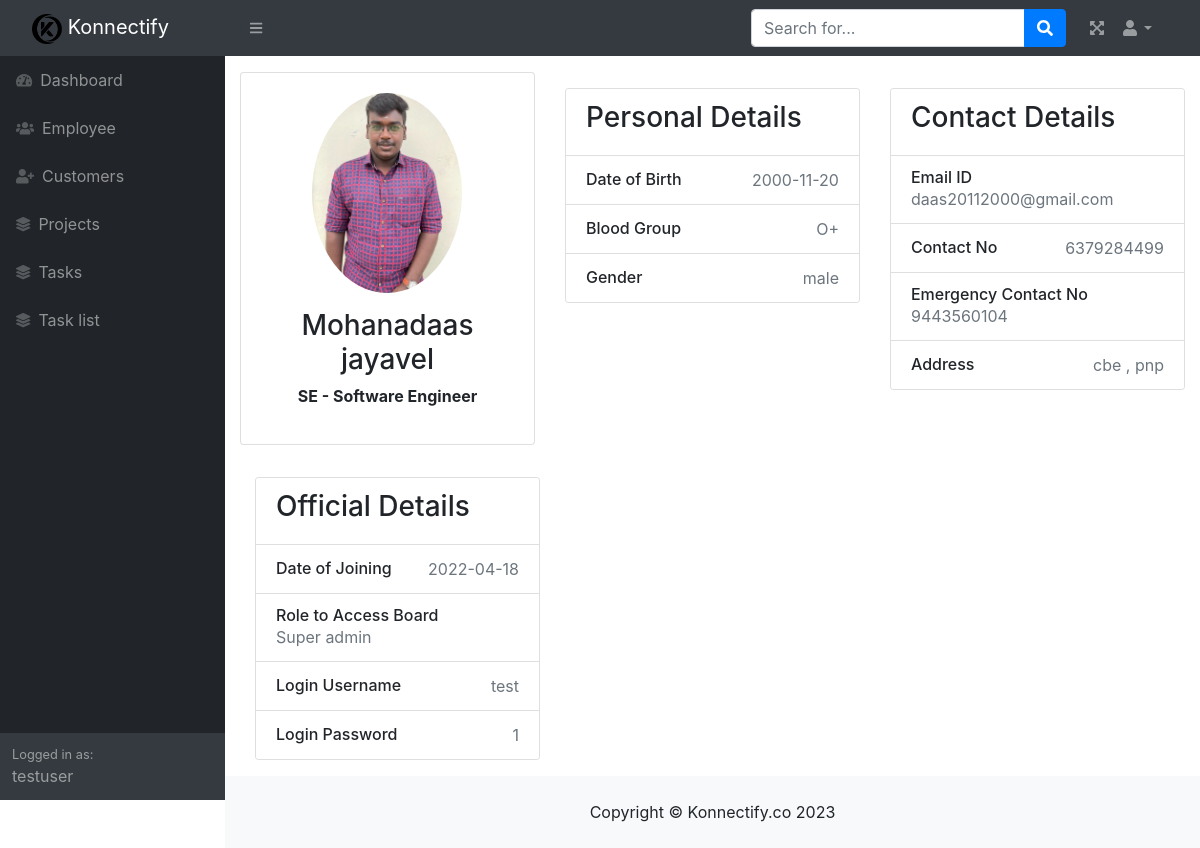
The app's page /view_employee.php?id=1 (signed in) with its own data.
### tables this page shows
CREATE TABLE `mst_employee` (
  `id` int(11) NOT NULL,
  `emp_name` varchar(100) NOT NULL,
  `emp_last_name` varchar(100) NOT NULL,
  `emp_gender` varchar(10) NOT NULL,
  `emp_date_of_birth` date NOT NULL,
  `emp_date_of_joining` date NOT NULL,
  `emp_blood_group` varchar(10) NOT NULL,
  `emp_contact_no` varchar(15) NOT NULL,
  `emp_emergency_contact_no` varchar(15) NOT NULL,
  `emp_address` varchar(150) NOT NULL,
  `emp_profile_pic` varchar(250) NOT NULL,
  `emp_role_id` int(11) DEFAULT NULL,
  `emp_designation_id` int(11) NOT NULL,
  `emp_email` varchar(100) NOT NULL,
  `emp_username` varchar(100) NOT NULL,
  `emp_password` varchar(200) NOT NULL,
  `emp_is_login_user` tinyint(1) NOT NULL,
  `created_at` datetime NOT NULL DEFAULT current_timestamp(),
  `updated_at` datetime DEFAULT current_timestamp(),
  `is_active` tinyint(1) NOT NULL,
  `is_removed` tinyint(1) NOT NULL
);

CREATE TABLE `mst_designation` (
  `id` int(11) NOT NULL,
  `designation_name` varchar(100) NOT NULL,
  `description` varchar(150) NOT NULL,
  `created_at` datetime NOT NULL,
  `updated_at` datetime NOT NULL,
  `is_active` tinyint(1) NOT NULL,
  `is_removed` tinyint(1) NOT NULL
);

CREATE TABLE `mst_roles` (
  `id` int(50) NOT NULL,
  `role_name` varchar(255) NOT NULL,
  `description` varchar(255) NOT NULL,
  `created_at` datetime NOT NULL,
  `updated_at` datetime NOT NULL,
  `is_active` tinyint(1) NOT NULL,
  `is_removed` tinyint(1) NOT NULL
);

### view_employee.php (the view, shortened to what this page needs)
<?php
include('./db_connection.php');
$emp_view_query='select me.*, mr.id role_id, mr.role_name,
md.id designation_id, md.designation_name,md.description from mst_employee me
left join mst_roles mr on mr.id = me.emp_role_id
left join mst_designation md on md.id = me.emp_designation_id
where me.id='.$_GET['id'];
$eqry=mysqli_query($con,$emp_view_query);
$row=mysqli_fetch_array($eqry);
include('./header.php');
?>
<div class="container">
    <div class="main-body">
          <div class="row gutters-sm mt-3">
            <div class="col-md-4 mb-3">
              <div class="card">
                <div class="card-body">
                  <div class="d-flex flex-column align-items-center text-center">
                    <?php
                    $ext = explode('.',$row['emp_profile_pic']);
                    $ext_arr=array('jpg','jpeg','png');
                    if(in_array(strtolower(end($ext)),$ext_arr) && strpos($row['emp_profile_pic'],"ploads/"))
                      echo '<img src="'.$row['emp_profile_pic'].'" alt="Admin" class="rounded-circle" width="150">';
                    else echo '<img src="./assets/img/unkown.png" alt="Admin" class="rounded-circle" width="150">';
                    ?>
                    <div class="mt-3">
                      <h3><?php echo ucfirst($row['emp_name'].' '.$row['emp_last_name']); ?></h3>
                      <p><b><?php echo ucfirst($row['designation_name'].' - '.$row['description']);?></b></p>
                    </div>
                  </div>
                </div>
               </div>
            </div>
            <div class="col-md-4 mb-3">
                <div class="card mt-3">
                    <ul class="list-group list-group-flush">
                    <li class="list-group-item d-flex justify-content-between align-items-center flex-wrap">
                        <h3 text-align="center">Personal Details</h3>
                    </li>
                    <li class="list-group-item d-flex justify-content-between align-items-center flex-wrap">
                        <h6 class="mb-0">Date of Birth</h6>
                        <span class="text-secondary"><?php echo $row['emp_date_of_birth']; ?></span>
                    </li>
                    <li class="list-group-item d-flex justify-content-between align-items-center flex-wrap">
                        <h6 class="mb-0">Blood Group</h6>
                        <span class="text-secondary"><?php echo $row['emp_blood_group']; ?></span>
                    </li>
                    <li class="list-group-item d-flex justify-content-between align-items-center flex-wrap">
                        <h6 class="mb-0">Gender</h6>
                        <span class="text-secondary"><?php echo $row['emp_gender']; ?></span>
                    </li>
                    </ul>
                </div>
            </div>
            <div class="col-md-4 mb-3">
                <div class="card mt-3">
                    <ul class="list-group list-group-flush">
                    <li class="list-group-item d-flex justify-content-between align-items-center flex-wrap">
                        <h3 text-align="center">Contact Details</h3>
                    </li>
                    <li class="list-group-item d-flex justify-content-between align-items-center flex-wrap">
                        <h6 class="mb-0">Email ID</h6>
                        <span class="text-secondary"><?php echo $row['emp_email']; ?></span>
                    </li>
                    <li class="list-group-item d-flex justify-content-between align-items-center flex-wrap">
                        <h6 class="mb-0">Contact No</h6>
                        <span class="text-secondary"><?php echo $row['emp_contact_no']; ?></span>
                    </li>
                    <li class="list-group-item d-flex justify-content-between align-items-center flex-wrap">
                        <h6 class="mb-0">Emergency Contact No</h6>
                        <span class="text-secondary"><?php echo $row['emp_emergency_contact_no']; ?></span>
                    </li>
                    <li class="list-group-item d-flex justify-content-between align-items-center flex-wrap">
                        <h6 class="mb-0">Address </h6>
                        <span class="text-secondary"><?php echo $row['emp_address']; ?></span>
                    </li>
                    </ul>
                </div>
            </div>
          </div>
          <div class="col-md-4 mb-3">
                <div class="card mt-3">
                    <ul class="list-group list-group-flush">
                    <li class="list-group-item d-flex justify-content-between align-items-center flex-wrap">
                        <h3 text-align="center">Official Details</h3>
                    </li>
                    <li class="list-group-item d-flex justify-content-between align-items-center flex-wrap">
                        <h6 class="mb-0">Date of Joining</h6>
                        <span class="text-secondary"><?php echo $row['emp_date_of_joining']; ?></span>
                    </li>
                    <li class="list-group-item d-flex justify-content-between align-items-center flex-wrap">
                        <h6 class="mb-0">Role to Access Board</h6>
                        <span class="text-secondary"><?php echo $row['role_name']; ?></span>
                    </li>
                    <li class="list-group-item d-flex justify-content-between align-items-center flex-wrap">
                        <h6 class="mb-0">Login Username</h6>
                        <span class="text-secondary"><?php echo $row['emp_username']; ?></span>
                    </li>
                    <li class="list-group-item d-flex justify-content-between align-items-center flex-wrap">
                        <h6 class="mb-0">Login Password </h6>
                        <span class="text-secondary" type="password"><?php echo $row['emp_password']; ?></span>
                    </li>
                    </ul>
                </div>
            </div>
        </div>
    </div>
<?php include('./footer.php'); ?>

### header.php (shortened to what this page needs)
<!DOCTYPE html>
<html lang="en">
    <head>
        <link href="https://cdn.jsdelivr.net/npm/simple-datatables@latest/dist/style.css" rel="stylesheet" />
        <link href="css/styles.css" rel="stylesheet" />
        <link href="https://cdn.jsdelivr.net/npm/summernote@0.8.18/dist/summernote.min.css" rel="stylesheet">
    <link href="https://cdn.jsdelivr.net/npm/summernote@0.8.18/dist/summernote-lite.min.css" rel="stylesheet">
    <link rel="stylesheet" href="https://cdn.jsdelivr.net/npm/bootstrap@4.5.3/dist/css/bootstrap.min.css">
    </head>
    <body class="sb-nav-fixed">
        <nav class="sb-topnav navbar navbar-expand navbar-dark bg-dark">
            <a class="navbar-brand ps-3" href="index.html"><img src="assets/img/konnectify_logo.png" width="30px" height="30px"> Konnectify</a>
            <button class="btn btn-link btn-sm order-1 order-lg-0 me-4 me-lg-0" id="sidebarToggle" href="#!"><i class="fas fa-bars"></i></button>
            <form class="d-none d-md-inline-block form-inline ms-auto me-0 me-md-3 my-2 my-md-0">
                <div class="input-group">
                    <input class="form-control" type="text" placeholder="Search for..." aria-label="Search for..." aria-describedby="btnNavbarSearch" />
                    <button class="btn btn-primary" id="btnNavbarSearch" type="button"><i class="fas fa-search"></i></button>
                </div>
            </form>
            <ul class="navbar-nav ms-auto ms-md-0 me-3 me-lg-4">
                 <li class="nav-item">
          <a class="nav-link" data-widget="fullscreen" href="#" role="button">
            <i class="fas fa-expand-arrows-alt"></i>
          </a>
        </li>
                <li class="nav-item dropdown">
                    <a class="nav-link dropdown-toggle" id="navbarDropdown" href="#" role="button" data-bs-toggle="dropdown" aria-expanded="false"><i class="fas fa-user fa-fw"></i></a>
                </li>
            </ul>
        </nav>
        <div id="layoutSidenav">
            <div id="layoutSidenav_nav">
                <nav class="sb-sidenav accordion sb-sidenav-dark" id="sidenavAccordion">
                    <div class="sb-sidenav-menu">
                        <div class="nav">
                        <a class="nav-link" href="dashboard.php">
                                <div class="sb-nav-link-icon"><i class="fas fa-tachometer-alt"></i></div>
                                Dashboard
                            </a>
                            <a class="nav-link" href="view_employee_list.php">
                                <div class="sb-nav-link-icon"><i class="fas fa-users"></i></div>
                                Employee
                            </a>
                            <a class="nav-link" href="view_customer_list.php">
                                <div class="sb-nav-link-icon"><i class="fa fa-user-plus" aria-hidden="true"></i></div>
                                Customers
                            </a>
                            <a class="nav-link" href="view_project_list.php">
                                <div class="sb-nav-link-icon"><i class="fa fa-layer-group"></i></div>
                                Projects
                            </a>
                            <a class="nav-link" href="manage_task.php">
                                <div class="sb-nav-link-icon"><i class="fa fa-layer-group"></i></div>
                                Tasks
                            </a>
                            <a class="nav-link" href="view_task_list.php">
                                <div class="sb-nav-link-icon"><i class="fa fa-layer-group"></i></div>
                                Task list
                            </a>
                        </div>
                    </div>
                    <div class="sb-sidenav-footer">
                        <div class="small">Logged in as:</div>
                        <?php echo $_SESSION['username']; ?>
                    </div>
                </nav>
            </div>
            <div id="layoutSidenav_content">

### footer.php (shortened to what this page needs)
                <footer class="py-4 bg-light mt-auto">
                    <div class="container-fluid px-4 text-center">
                    Copyright &copy; Konnectify.co 2023
                    </div>
                </footer>
            </div>
        </div>
    </body>
</html>

### records on screen
mst_employee: emp_profile_pic (picture), emp_name+emp_last_name "Mohanadaas jayavel", mst_designation.designation_name+description "SE - Software Engineer", emp_date_of_birth "2000-11-20", emp_blood_group "O+", emp_gender "male", emp_email "daas20112000@gmail.com", emp_contact_no "6379284499", emp_emergency_contact_no "9443560104", emp_address "cbe , pnp", emp_date_of_joining "2022-04-18", mst_roles.role_name "Super admin", emp_username "test", emp_password "1"

### other values on screen
$_SESSION['username'] "testuser"
